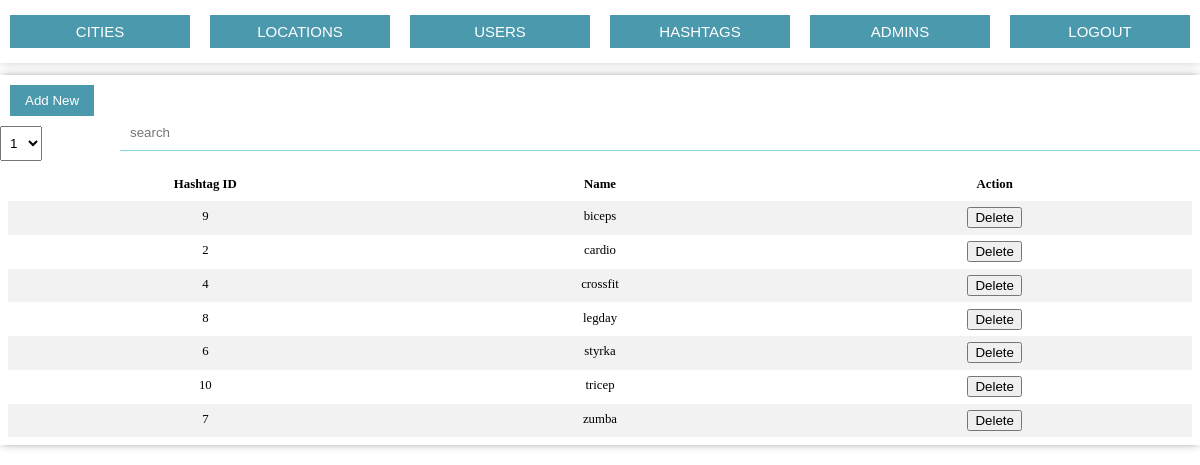
/admin/index.php?hashtags=1 (signed in), run on the app's committed database.
### tables this page shows
CREATE TABLE IF NOT EXISTS `hashtaglist` (
  `hashtagListID` int(11) NOT NULL AUTO_INCREMENT,
  `name` varchar(45) NOT NULL,
  PRIMARY KEY (`hashtagListID`)
);

### _include/_models/db.php (called while the page is built, shortened)
<?php
    class Database{
        function __construct($host, $user, $pwd, $db){
            $this->db = mysqli_connect($host, $user, $pwd, $db);
        }
        public function q($sql){
            return $this->db->query($sql);
        }
    }
?>

### admin/_include/show-hashtags.php (the view)
<?php include("../_include/_models/db.php"); ?>
<div class="table-input">
    <div class="new-input">
        <button id="add_new_hashtags" class="custom-button1">Add New</button>
        <select id="ammount_insert">
            <?php
                for($i = 1; $i <=10; $i++){
                        echo "<option value=$i>$i</option>;";
                }
            ?>
        </select>
    </div>
    <div class="search-input">
        <input type="text" name="search" placeholder="search" class="input-style1">
    </div>
</div>
<div class="table" id="user-table">
    <div class="tr th">
        <div class="td">Hashtag ID</div>
        <div class="td important">Name</div>
        <div class="td">Action</div>
    </div>
    <?php
        $db = new Database("localhost", "root", "", "projekt");
        $req = $db->q("SELECT * FROM hashtaglist order by name");
        while ($row = $req->fetch_assoc()) {
            echo"
                <div class=tr>
                    <div class=td>$row[hashtagListID]</div>
                    <div class=td>$row[name]</div>
                    <div class=td><button id='delete_hashtags_$row[hashtagListID]'> Delete</button></div>
                </div>
            ";
        }
    ?>
</div>

### admin/_assets/_css/main.css (style rules this page uses)
body { padding: 0; margin: 0; min-width: 800px !important; }
.table-input { display: -webkit-box; display: -moz-box; display: -ms-flexbox; display: -moz-flex; display: -webkit-flex; flex-direction: row; flex-wrap: nowrap; justify-content: space-between; align-items: flex-end; align-content: stretch; }
.table-input div { flex: 1; flex-basis: auto; }
.table-input div select { padding: 8px 0px 8px 5px; }
.table-input .new-input { width: 10%; }
.table-input .search-input { width:90%; }
.table { display: flex; flex-flow: column nowrap; font-size: .8rem; margin: 0.5rem; line-height: 1.5; flex: 1 1 auto; }
.th { display: none; font-weight: 700; background-color: #f2f2f2; }
.th > .td { white-space: normal; justify-content: center; }
.tr { width: 100%; display: flex; flex-flow: row nowrap; }
.tr:nth-of-type(even) { background-color: #f2f2f2; }
.tr:nth-of-type(odd) { background-color: #ffffff; }
.td { display: flex; flex-flow: row nowrap; flex-grow: 1; flex-basis: 0; padding: 0.5em; word-break: break-word; overflow: hidden; text-overflow: ellipsis; justify-content: center; min-width: 0px; white-space: nowrap; }
.input-style1 { width: 100%; margin: 10px 0; padding: 10px 10px; box-sizing: border-box; -webkit-box-sizing: border-box; -moz-box-sizing: border-box; transition: all 0.30s ease-in-out; -webkit-transition: all 0.30s ease-in-out; -moz-transition: all 0.30s ease-in-out; -ms-transition: all 0.30s ease-in-out; -o-transition: all 0.30s ease-in-out; outline: none; border:none; border-bottom: 1px solid #88D5E9; }
.custom-button1 { background: #4B99AD; padding: 8px 15px 8px 15px; border: none; color: #fff; margin: 10px; }

### data on the page
hashtaglist: hashtagListID "9", name "biceps"
hashtaglist: hashtagListID "2", name "cardio"
hashtaglist: hashtagListID "4", name "crossfit"
hashtaglist: hashtagListID "8", name "legday"
hashtaglist: hashtagListID "6", name "styrka"
hashtaglist: hashtagListID "10", name "tricep"
hashtaglist: hashtagListID "7", name "zumba"

### other printed values
form field value "1"
